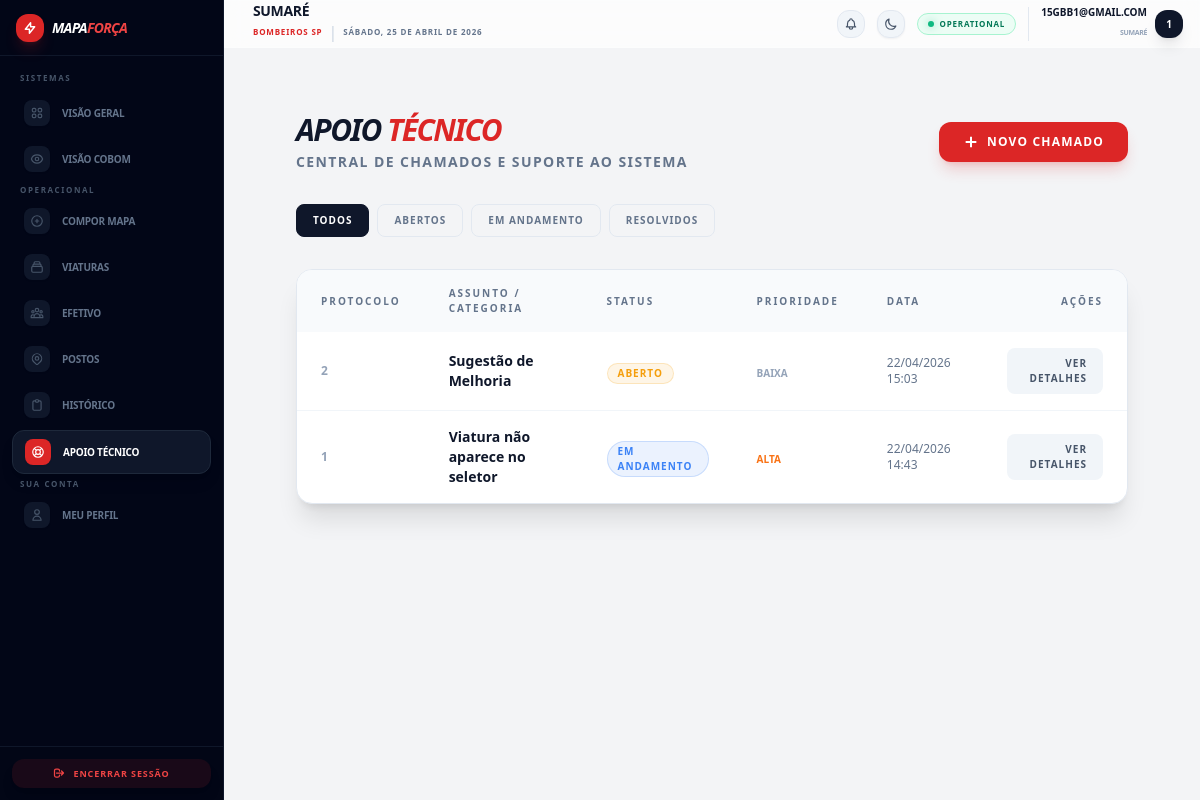
The app's page /tickets/ (signed in) with its own data.
### accounts/models.py (models this page shows, shortened)
class User(AbstractUser):
    ROLE_CHOICES = (
        ('ADMIN', 'Administrador'),
        ('COBOM', 'Central (COBOM)'),
        ('BATALHAO', 'Batalhão (Total)'),
        ('SGB', 'SGB (Subgrupamento)'),
        ('POSTO', 'Posto Operacional'),
    )
    STATUS_CHOICES = (
        ('pending', 'Pendente'),
        ('approved', 'Aprovado'),
        ('rejected', 'Rejeitado'),
    )
    username = None
    email = models.EmailField(unique=True)
    status = models.CharField(max_length=20, choices=STATUS_CHOICES, default='pending')
    role = models.CharField(
        max_length=20,
        choices=ROLE_CHOICES,
        default='POSTO'
    )
    unidade = models.ForeignKey(
        Unidade,
        on_delete=models.SET_NULL,
        null=True,
        blank=True,
        related_name='usuarios',
        help_text='Unidade principal à qual este usuário pertence'
    )
    requested_role = models.CharField(
        max_length=20,
        choices=ROLE_CHOICES,
        null=True,
        blank=True,
        help_text='Nova função solicitada'
    )
    requested_unidade = models.ForeignKey(
        Unidade,
        on_delete=models.SET_NULL,
        null=True,
        blank=True,
        related_name='solicitacoes_vinculo',
        help_text='Nova unidade solicitada'
    )
    is_change_pending = models.BooleanField(
        default=False,
        help_text='Define se há uma alteração de perfil aguardando aprovação'
    )
    USERNAME_FIELD = 'email'
    REQUIRED_FIELDS = []
    objects = UserManager()

### unidades/models.py (models this page shows, shortened)
class Unidade(models.Model):
    nome = models.CharField(max_length=100, unique=True)
    parent = models.ForeignKey(
        'self',
        on_delete=models.SET_NULL,
        null=True,
        blank=True,
        related_name='subunidades',
        help_text='Unidade superior (ex: Batalhão para um Posto)'
    )
    tipo_unidade = models.ForeignKey(
        Dictionary,
        on_delete=models.SET_NULL,
        null=True,
        related_name='unidades_por_nivel',
        limit_choices_to={'tipo': 'TIPO_UNIDADE'}
    )
    tipo_servico = models.ForeignKey(
        Dictionary,
        on_delete=models.SET_NULL,
        null=True,
        blank=True,
        related_name='unidades_por_servico',
        limit_choices_to={'tipo': 'TIPO_POSTO'}
    )
    mapa_sgb = models.CharField(max_length=50, blank=True, null=True)
    codigo_secao = models.CharField(max_length=50, unique=True, null=True)
    descricao = models.CharField(max_length=255, blank=True, null=True)
    telefone = models.CharField(max_length=20, blank=True, null=True)
    ativo = models.BooleanField(default=True)
    class Meta:
        verbose_name = 'Unidade'
        verbose_name_plural = 'Unidades'
        ordering = ['nome']

### tickets/models.py (models this page shows, shortened)
class Ticket(models.Model):
    STATUS_CHOICES = [
        ('ABERTO', 'Aberto'),
        ('EM_ANDAMENTO', 'Em Andamento'),
        ('RESOLVIDO', 'Resolvido'),
        ('FECHADO', 'Fechado'),
    ]
    ASSUNTO_CHOICES = [
        ('ERRO_LOGIN', 'Dificuldade de Acesso / Login'),
        ('CORRECAO_EFETIVO', 'Correção de Dados do Efetivo'),
        ('VIATURA_INDISPONIVEL', 'Viatura não aparece no seletor'),
        ('ERRO_MAPA_FORCA', 'Erro ao salvar/finalizar Mapa'),
        ('SOLICITAR_UNIDADE', 'Cadastro de nova Unidade/Posto'),
        ('DUVIDA_SISTEMA', 'Dúvida sobre funcionalidade'),
        ('SUGESTAO_MELHORIA', 'Sugestão de Melhoria'),
        ('OUTRO', 'Outro Assunto'),
    ]
    PRIORIDADE_MAP = {
        'ERRO_LOGIN': 'ALTA',
        'CORRECAO_EFETIVO': 'MEDIA',
        'VIATURA_INDISPONIVEL': 'ALTA',
        'ERRO_MAPA_FORCA': 'URGENTE',
        'SOLICITAR_UNIDADE': 'BAIXA',
        'DUVIDA_SISTEMA': 'BAIXA',
        'SUGESTAO_MELHORIA': 'BAIXA',
        'OUTRO': 'MEDIA',
    }
    PRIORIDADE_CHOICES = [
        ('BAIXA', 'Baixa'),
        ('MEDIA', 'Média'),
        ('ALTA', 'Alta'),
        ('URGENTE', 'Urgente'),
    ]
    requisitante = models.ForeignKey(settings.AUTH_USER_MODEL, on_delete=models.CASCADE, related_name='tickets_criados')
    protocolo = models.CharField(max_length=20, unique=True, blank=True, null=True)
    titulo = models.CharField(max_length=100, choices=ASSUNTO_CHOICES)
    descricao = models.TextField()
    status = models.CharField(max_length=20, choices=STATUS_CHOICES, default='ABERTO')
    prioridade = models.CharField(max_length=20, choices=PRIORIDADE_CHOICES, default='MEDIA')
    lido_pelo_suporte = models.BooleanField(default=False)
    lido_pelo_requisitante = models.BooleanField(default=True) # Começa True pois o user que cria já viu
    criado_em = models.DateTimeField(auto_now_add=True)
    atualizado_em = models.DateTimeField(auto_now=True)
    class Meta:
        ordering = ['-criado_em']
        verbose_name = 'Chamado'
        verbose_name_plural = 'Chamados'

### tickets/views.py (the view)
# urls.py: path('', views.ticket_list_view, name='ticket_list'),
@login_required
def ticket_list_view(request):
    user = request.user
    is_support_team = user.is_superuser or user.role in ['ADMIN', 'COBOM']
    if is_support_team:
        tickets = Ticket.objects.all()
    else:
        tickets = Ticket.objects.filter(requisitante=user)
    status_filter = request.GET.get('status')
    if status_filter:
        tickets = tickets.filter(status=status_filter)
    return render(request, 'tickets/lista_tickets.html', {
        'tickets': tickets,
        'is_support_team': is_support_team,
        'status_filter': status_filter
    })

### templates/tickets/lista_tickets.html (shortened to what this page needs)
{% extends "base/base.html" %}
{% block content %}
<div class="max-w-7xl mx-auto py-6 px-4 sm:px-6 lg:px-8 animate-fade-in">
    <div class="flex flex-col md:flex-row md:items-center justify-between mb-8 gap-4">
        <div>
            <h1 class="text-3xl font-black text-slate-900 dark:text-white uppercase tracking-tighter italic">
                Apoio <span class="text-red-600">Técnico</span>
            </h1>
            <p class="text-sm text-slate-500 dark:text-slate-400 font-bold uppercase tracking-widest mt-1">
                Central de Chamados e Suporte ao Sistema
            </p>
        </div>
        <a href="{% url 'tickets:ticket_create' %}"
           class="inline-flex items-center px-6 py-3 bg-red-600 hover:bg-red-700 text-white text-xs font-black uppercase tracking-widest rounded-xl transition-all shadow-lg shadow-red-600/20 transform hover:-translate-y-0.5 active:scale-95">
            <svg class="w-4 h-4 mr-2" fill="none" viewBox="0 0 24 24" stroke="currentColor" stroke-width="3"><path d="M12 4v16m8-8H4"/></svg>
            Novo Chamado
        </a>
    </div>
    <div class="flex items-center space-x-2 mb-6 overflow-x-auto pb-2 custom-scrollbar">
        <a href="{% url 'tickets:ticket_list' %}"
           class="px-4 py-2 rounded-lg text-[10px] font-black uppercase tracking-widest border transition-all
           {% if not status_filter %}bg-slate-900 text-white border-slate-900 dark:bg-white dark:text-slate-900{% else %}bg-transparent text-slate-500 border-slate-200 dark:border-white/10 hover:border-red-500{% endif %}">
            Todos
        </a>
        <a href="?status=ABERTO"
           class="px-4 py-2 rounded-lg text-[10px] font-black uppercase tracking-widest border transition-all
           {% if status_filter == 'ABERTO' %}bg-amber-500 text-white border-amber-500{% else %}bg-transparent text-slate-500 border-slate-200 dark:border-white/10 hover:border-amber-500{% endif %}">
            Abertos
        </a>
        <a href="?status=EM_ANDAMENTO"
           class="px-4 py-2 rounded-lg text-[10px] font-black uppercase tracking-widest border transition-all
           {% if status_filter == 'EM_ANDAMENTO' %}bg-blue-500 text-white border-blue-500{% else %}bg-transparent text-slate-500 border-slate-200 dark:border-white/10 hover:border-blue-500{% endif %}">
            Em Andamento
        </a>
        <a href="?status=RESOLVIDO"
           class="px-4 py-2 rounded-lg text-[10px] font-black uppercase tracking-widest border transition-all
           {% if status_filter == 'RESOLVIDO' %}bg-emerald-500 text-white border-emerald-500{% else %}bg-transparent text-slate-500 border-slate-200 dark:border-white/10 hover:border-emerald-500{% endif %}">
            Resolvidos
        </a>
    </div>
    <div class="bg-white dark:bg-slate-900 rounded-2xl shadow-xl border border-slate-200 dark:border-white/5 overflow-hidden">
        <div class="overflow-x-auto">
            <table class="w-full text-left border-collapse">
                <thead>
                    <tr class="bg-slate-50 dark:bg-white/5 text-[10px] font-black text-slate-500 dark:text-slate-400 uppercase tracking-[0.2em]">
                        <th class="px-6 py-4">Protocolo</th>
                        <th class="px-6 py-4">Assunto / Categoria</th>
                        <th class="px-6 py-4">Status</th>
                        <th class="px-6 py-4">Prioridade</th>
                        <th class="px-6 py-4">Data</th>
                        <th class="px-6 py-4 text-right">Ações</th>
                    </tr>
                </thead>
                <tbody class="divide-y divide-slate-100 dark:divide-white/5">
                    {% for ticket in tickets %}
                    <tr class="hover:bg-slate-50 dark:hover:bg-white/5 transition-colors group">
                        <td class="px-6 py-4 text-xs font-black text-slate-400">{{ ticket.protocolo|default:ticket.id }}</td>
                        <td class="px-6 py-4">
                            <div class="flex flex-col">
                                <span class="text-sm font-bold text-slate-900 dark:text-white">{{ ticket.get_titulo_display }}</span>
                            </div>
                        </td>
                        <td class="px-6 py-4">
                            <span class="inline-flex items-center px-2.5 py-0.5 rounded-full text-[10px] font-black uppercase tracking-widest border
                                {% if ticket.status == 'ABERTO' %}bg-amber-500/10 text-amber-500 border-amber-500/20
                                {% elif ticket.status == 'EM_ANDAMENTO' %}bg-blue-500/10 text-blue-500 border-blue-500/20
                                {% elif ticket.status == 'RESOLVIDO' %}bg-emerald-500/10 text-emerald-500 border-emerald-500/20
                                {% else %}bg-slate-500/10 text-slate-500 border-slate-500/20{% endif %}">
                                {{ ticket.get_status_display }}
                            </span>
                        </td>
                        <td class="px-6 py-4">
                            <span class="text-[10px] font-black uppercase
                                {% if ticket.prioridade == 'URGENTE' %}text-red-600{% elif ticket.prioridade == 'ALTA' %}text-orange-500{% else %}text-slate-400{% endif %}">
                                {{ ticket.get_prioridade_display }}
                            </span>
                        </td>
                        <td class="px-6 py-4 text-xs text-slate-500 font-medium">{{ ticket.criado_em|date:"d/m/Y H:i" }}</td>
                        <td class="px-6 py-4 text-right">
                            <a href="{% url 'tickets:ticket_detail' ticket.id %}"
                               class="inline-flex items-center px-4 py-2 bg-slate-100 dark:bg-white/5 hover:bg-red-600 hover:text-white text-slate-600 dark:text-slate-400 text-[10px] font-black uppercase tracking-widest rounded-lg transition-all">
                                Ver Detalhes
                            </a>
                        </td>
                    </tr>
                    {% endfor %}
                </tbody>
            </table>
        </div>
    </div>
</div>
{% endblock %}

### templates/base/navbar.html (shortened to what this page needs)
<header class="h-12 flex items-center justify-between px-4 sticky top-0 z-40 transition-all duration-300 glass dark:bg-slate-900/80">
    <div class="flex items-center space-x-3">
        <div class="flex flex-col">
            <h2 class="text-sm font-black text-slate-900 dark:text-white uppercase tracking-tight leading-none">
                {% if user.unidade %}{{ user.unidade.nome }}{% else %}Comando Geral{% endif %}
            </h2>
            <div class="flex items-center space-x-1.5 mt-0.5">
                <span class="text-[8px] text-red-600 dark:text-red-400 font-black uppercase tracking-widest">Bombeiros SP</span>
                <span class="text-slate-300 dark:text-slate-700 font-thin">|</span>
                <p class="text-[8px] text-slate-500 font-bold uppercase tracking-widest">{% now "l, d \d\e F \d\e Y" %}</p>
            </div>
        </div>
    </div>
    <div class="flex items-center space-x-3">
        <div x-data="{ openNotif: false }" class="relative">
            <button @click="openNotif = !openNotif"
                    class="p-1.5 rounded-xl bg-slate-100 dark:bg-slate-800 text-slate-600 dark:text-slate-300 hover:text-blue-600 transition-all border border-slate-200 dark:border-slate-700 relative">
            </button>
        </div>
        <button @click="darkMode = !darkMode; localStorage.setItem('darkMode', darkMode)"
                class="p-1.5 rounded-xl bg-slate-100 dark:bg-slate-800 text-slate-600 dark:text-slate-300 hover:text-red-600 transition-all shadow-sm border border-slate-200 dark:border-slate-700">
            <svg x-show="!darkMode" class="h-3.5 w-3.5" fill="none" viewBox="0 0 24 24" stroke="currentColor">
                <path stroke-linecap="round" stroke-linejoin="round" stroke-width="2" d="M20.354 15.354A9 9 0 018.646 3.646 9.003 9.003 0 0012 21a9.003 9.003 0 008.354-5.646z" />
            </svg>
        </button>
        <div class="hidden md:flex items-center space-x-1.5 px-2.5 py-1 bg-emerald-50 dark:bg-emerald-950/30 rounded-xl border border-emerald-200 dark:border-emerald-800/50">
            <div class="h-1.5 w-1.5 bg-emerald-500 rounded-full animate-pulse shadow-[0_0_8px_rgba(16,185,129,0.5)]"></div>
            <span class="text-[8px] font-black text-emerald-700 dark:text-emerald-400 uppercase tracking-widest">Operational</span>
        </div>
        <a href="{% url 'profile' %}" class="hidden sm:flex items-center space-x-2 pl-3 border-l border-slate-200 dark:border-slate-800 hover:opacity-80 transition-all group">
             <div class="text-right">
                 <p class="text-[10px] font-black text-slate-900 dark:text-white uppercase leading-none">{{ user.email }}</p>
                 <span class="text-[7px] font-bold text-slate-400 uppercase tracking-tighter">{% if user.unidade %}{{ user.unidade.nome }}{% else %}Sem Vínculo{% endif %}</span>
             </div>
             <div class="h-7 w-7 rounded-xl bg-slate-900 dark:bg-white text-white dark:text-slate-900 flex items-center justify-center text-[10px] font-black shadow-lg group-hover:scale-105 transition-transform">
                {{ user.email|slice:":1"|upper }}
             </div>
        </a>
    </div>
</header>

### templates/base/base.html (style rules this page uses)
.glass { background: rgba(255, 255, 255, 0.7); backdrop-filter: blur(10px); border: 1px solid rgba(255, 255, 255, 0.2); }
.animate-fade-in { animation: fade-in 0.3s ease-out forwards; }

### records on screen
User: unidade.nome "SUMARÉ", email "15GBB1@GMAIL.COM", email "1"
Ticket: protocolo "2", titulo "Sugestão de Melhoria", status "ABERTO", prioridade "BAIXA", criado_em "22/04/2026 15:03"
Ticket: protocolo "1", titulo "Viatura não aparece no seletor", status "EM ANDAMENTO", prioridade "ALTA", criado_em "22/04/2026 14:43"
